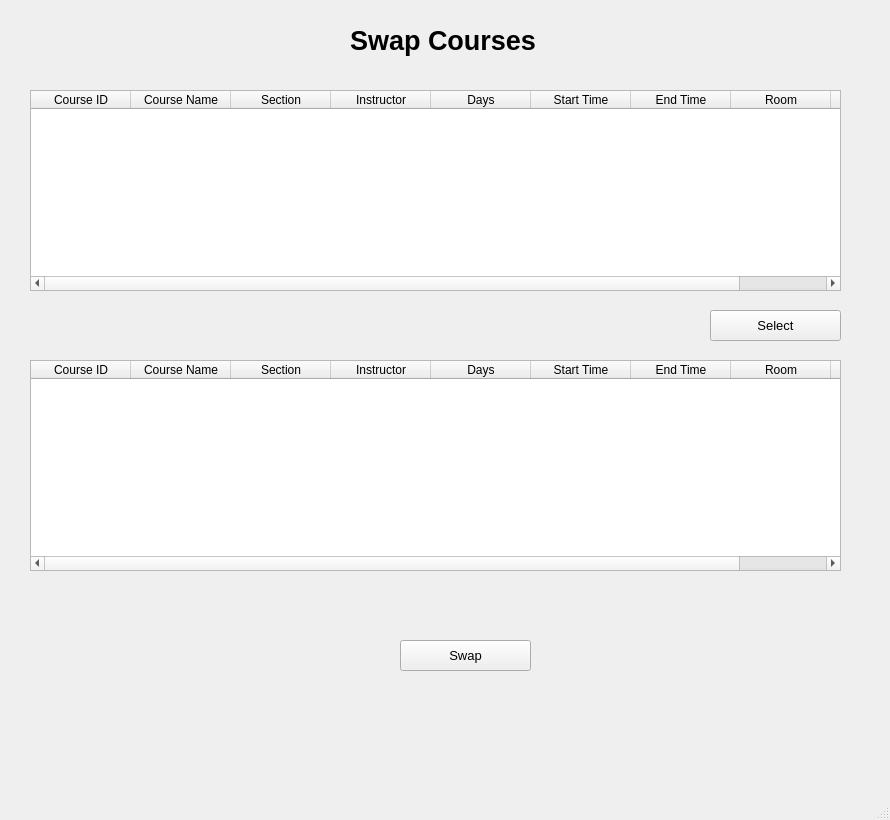
<?xml version="1.0" encoding="UTF-8"?>
<ui version="4.0">
 <class>MainWindow</class>
 <widget class="QMainWindow" name="MainWindow">
  <property name="geometry">
   <rect>
    <x>0</x>
    <y>0</y>
    <width>890</width>
    <height>820</height>
   </rect>
  </property>
  <property name="windowTitle">
   <string>Swap Courses</string>
  </property>
  <widget class="QWidget" name="centralwidget">
   <widget class="QTableWidget" name="swap_courses_tableview">
    <property name="geometry">
     <rect>
      <x>30</x>
      <y>90</y>
      <width>811</width>
      <height>201</height>
     </rect>
    </property>
    <column>
     <property name="text">
      <string>Course ID</string>
     </property>
    </column>
    <column>
     <property name="text">
      <string>Course Name</string>
     </property>
    </column>
    <column>
     <property name="text">
      <string>Section</string>
     </property>
    </column>
    <column>
     <property name="text">
      <string>Instructor</string>
     </property>
    </column>
    <column>
     <property name="text">
      <string>Days</string>
     </property>
    </column>
    <column>
     <property name="text">
      <string>Start Time</string>
     </property>
    </column>
    <column>
     <property name="text">
      <string>End Time</string>
     </property>
    </column>
    <column>
     <property name="text">
      <string>Room</string>
     </property>
    </column>
    <column>
     <property name="text">
      <string>Status</string>
     </property>
    </column>
   </widget>
   <widget class="QLabel" name="label">
    <property name="geometry">
     <rect>
      <x>50</x>
      <y>90</y>
      <width>47</width>
      <height>14</height>
     </rect>
    </property>
    <property name="text">
     <string/>
    </property>
   </widget>
   <widget class="QLabel" name="swap_courses_label">
    <property name="geometry">
     <rect>
      <x>350</x>
      <y>20</y>
      <width>191</width>
      <height>41</height>
     </rect>
    </property>
    <property name="font">
     <font>
      <pointsize>20</pointsize>
      <bold>true</bold>
     </font>
    </property>
    <property name="text">
     <string>Swap Courses</string>
    </property>
   </widget>
   <widget class="QPushButton" name="select_button">
    <property name="geometry">
     <rect>
      <x>710</x>
      <y>310</y>
      <width>131</width>
      <height>31</height>
     </rect>
    </property>
    <property name="font">
     <font>
      <pointsize>10</pointsize>
     </font>
    </property>
    <property name="text">
     <string>Select</string>
    </property>
   </widget>
   <widget class="QTableWidget" name="swap_enrolled_courses_tableview">
    <property name="geometry">
     <rect>
      <x>30</x>
      <y>360</y>
      <width>811</width>
      <height>211</height>
     </rect>
    </property>
    <column>
     <property name="text">
      <string>Course ID</string>
     </property>
    </column>
    <column>
     <property name="text">
      <string>Course Name</string>
     </property>
    </column>
    <column>
     <property name="text">
      <string>Section</string>
     </property>
    </column>
    <column>
     <property name="text">
      <string>Instructor</string>
     </property>
    </column>
    <column>
     <property name="text">
      <string>Days</string>
     </property>
    </column>
    <column>
     <property name="text">
      <string>Start Time</string>
     </property>
    </column>
    <column>
     <property name="text">
      <string>End Time</string>
     </property>
    </column>
    <column>
     <property name="text">
      <string>Room</string>
     </property>
    </column>
    <column>
     <property name="text">
      <string>Status</string>
     </property>
    </column>
   </widget>
   <widget class="QPushButton" name="swap_button">
    <property name="geometry">
     <rect>
      <x>400</x>
      <y>640</y>
      <width>131</width>
      <height>31</height>
     </rect>
    </property>
    <property name="font">
     <font>
      <pointsize>10</pointsize>
     </font>
    </property>
    <property name="text">
     <string>Swap</string>
    </property>
   </widget>
  </widget>
  <widget class="QMenuBar" name="menubar">
   <property name="geometry">
    <rect>
     <x>0</x>
     <y>0</y>
     <width>890</width>
     <height>22</height>
    </rect>
   </property>
  </widget>
  <widget class="QStatusBar" name="statusbar"/>
 </widget>
 <resources/>
 <connections/>
</ui>
